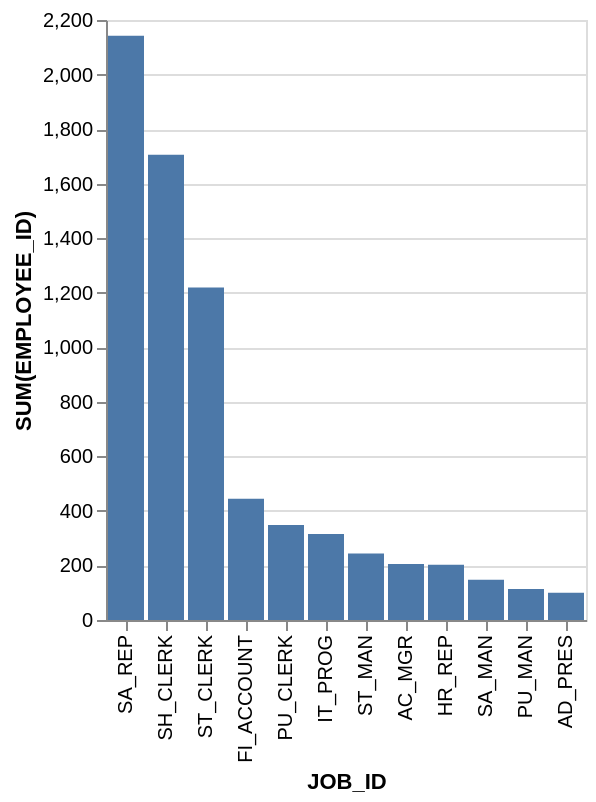

Vega-Lite specification for this chart:
### Vega-Lite specification from a JSON file in a GitHub repository (floating-point values rounded to 4 significant figures)
{"data": {"values": [{"x_data": "SA_REP", "y_data": 2142}, {"x_data": "SH_CLERK", "y_data": 1706}, {"x_data": "ST_CLERK", "y_data": 1219}, {"x_data": "FI_ACCOUNT", "y_data": 445}, {"x_data": "PU_CLERK", "y_data": 348}, {"x_data": "IT_PROG", "y_data": 315}, {"x_data": "ST_MAN", "y_data": 244}, {"x_data": "AC_MGR", "y_data": 205}, {"x_data": "HR_REP", "y_data": 203}, {"x_data": "SA_MAN", "y_data": 148}, {"x_data": "PU_MAN", "y_data": 114}, {"x_data": "AD_PRES", "y_data": 100}]}, "mark": "bar", "encoding": {"x": {"field": "x_data", "type": "nominal", "title": "JOB_ID", "sort": {"op": "sum", "field": "y_data", "order": "descending"}}, "y": {"field": "y_data", "type": "quantitative", "title": "SUM(EMPLOYEE_ID)"}}}
